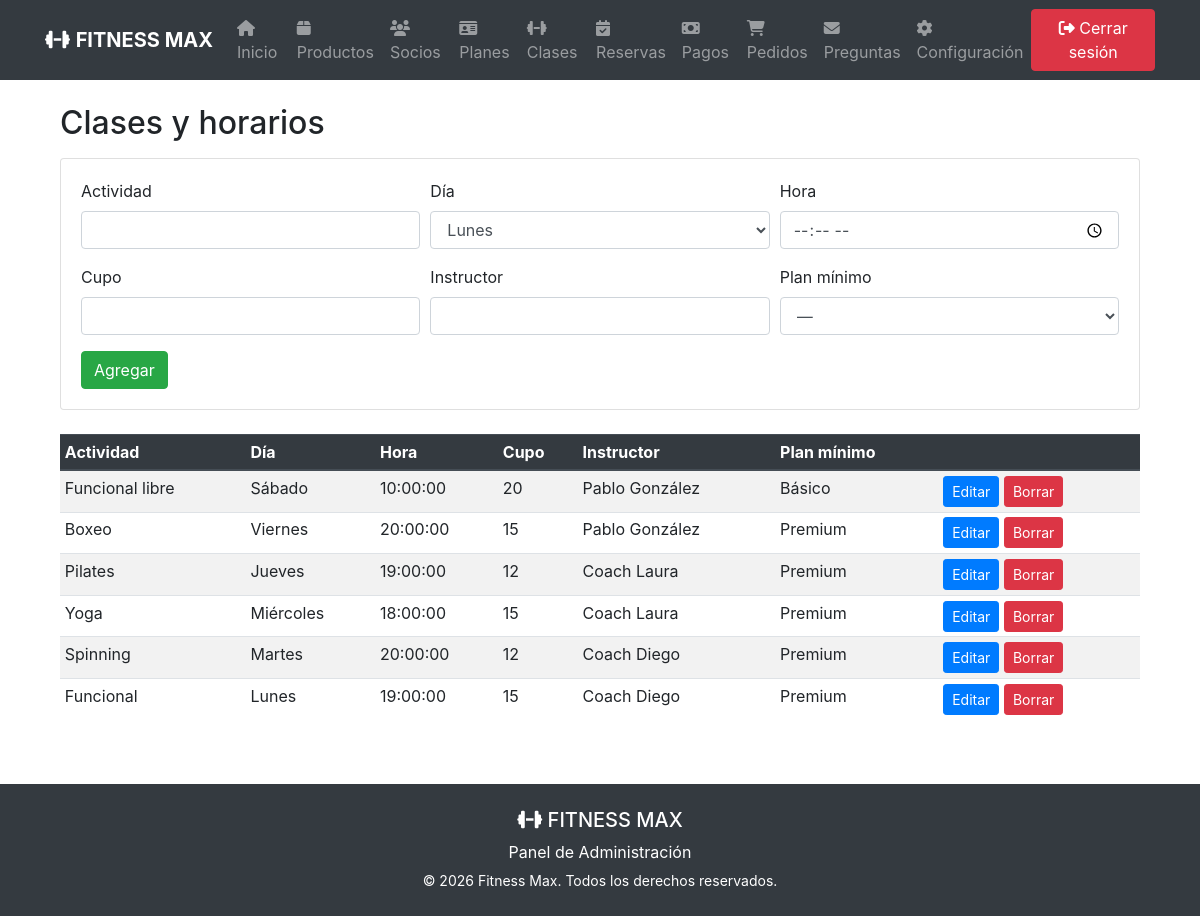
/adminn/seccion/clases.php (signed in), run on the app's committed database.
### tables this page shows
CREATE TABLE IF NOT EXISTS clases (id INT AUTO_INCREMENT PRIMARY KEY, nombre VARCHAR(60) NOT NULL, dia VARCHAR(15) NOT NULL, hora TIME NOT NULL, cupo INT NOT NULL DEFAULT 15, instructor VARCHAR(80), plan_id INT NULL COMMENT 'plan mínimo requerido', FOREIGN KEY (plan_id) REFERENCES planes(id) ON DELETE SET NULL);

### adminn/seccion/clases.php (called while the page is built)
<?php
$cfg = ["tabla" => "clases", "titulo" => "Clases y horarios", "campos" => [
    "nombre" => ["Actividad"], "dia" => ["Día", "select", ["Lunes", "Martes", "Miércoles", "Jueves", "Viernes", "Sábado"]],
    "hora" => ["Hora", "time"], "cupo" => ["Cupo", "number"], "instructor" => ["Instructor"],
    "plan_id" => ["Plan mínimo", "select", "SELECT id, nombre FROM planes"]]];
include("_crud.php");

### adminn/seccion/_crud.php (the view, shortened to what this page needs)
<?php
include("../config/bacap.php");
$t = $cfg["tabla"]; $campos = $cfg["campos"]; $cols = array_keys($campos);
$h = fn($v) => htmlspecialchars((string)$v, ENT_QUOTES, "UTF-8");
$self = basename($_SERVER["PHP_SELF"]); $error = "";
$opc = [];
foreach ($campos as $c => $d) {
    if (($d[1] ?? "") === "select") {
        $opc[$c] = is_array($d[2]) ? array_combine($d[2], $d[2]) : $conexion->query($d[2])->fetchAll(PDO::FETCH_KEY_PAIR);
    }
}
$datos = [];
foreach ($cols as $c) { $v = trim($_POST[$c] ?? ""); $datos[$c] = ($v === "") ? null : $v; }
$edit = null;
$filas = $conexion->query("SELECT * FROM $t ORDER BY id DESC")->fetchAll(PDO::FETCH_ASSOC);
include("../template/cabecera.php");
?>
<div class="container my-4">
    <h2 class="mb-3"><?php echo $h($cfg["titulo"]); ?></h2>
    <form method="POST" class="card card-body mb-4">
        <div class="form-row">
        <?php foreach ($campos as $c => $d): $val = $edit[$c] ?? ""; ?>
            <div class="form-group col-md-4">
                <label><?php echo $h($d[0]); ?></label>
                <?php if (($d[1] ?? "") === "select"): ?>
                    <select name="<?php echo $c; ?>" class="form-control">
                        <?php if (!is_array($d[2])): ?><option value="">—</option><?php endif; ?>
                        <?php foreach ($opc[$c] as $k => $lab): ?>
                            <option value="<?php echo $h($k); ?>" <?php echo ((string)$val === (string)$k) ? "selected" : ""; ?>><?php echo $h($lab); ?></option>
                        <?php endforeach; ?>
                    </select>
                <?php else: ?>
                    <input type="<?php echo $h($d[1] ?? "text"); ?>" name="<?php echo $c; ?>" class="form-control" maxlength="<?php echo in_array($c, ["telefono"]) ? 15 : (in_array($c, ["dni"]) ? 9 : 100); ?>" <?php echo in_array($c, ["telefono", "dni"]) ? 'inputmode="numeric" pattern="[0-9]*" title="Solo números"' : ""; ?> value="<?php echo $h($val); ?>" <?php echo ($d[1] ?? "") === "number" ? 'step="any"' : ""; ?>>
                <?php endif; ?>
            </div>
        <?php endforeach; ?>
        </div>
        <div>
            <button class="btn btn-success" name="accion" value="<?php echo $edit ? "Modificar" : "Agregar"; ?>"><?php echo $edit ? "Guardar cambios" : "Agregar"; ?></button>
        </div>
    </form>
    <div class="table-responsive">
    <table class="table table-striped table-sm">
        <thead class="thead-dark"><tr>
            <?php foreach ($campos as $d): ?><th><?php echo $h($d[0]); ?></th><?php endforeach; ?><th></th>
        </tr></thead>
        <tbody>
        <?php foreach ($filas as $f): ?>
            <tr>
                <?php foreach ($cols as $c): ?>
                    <td><?php echo $h(isset($opc[$c]) ? ($opc[$c][$f[$c]] ?? $f[$c]) : $f[$c]); ?></td>
                <?php endforeach; ?>
                <td class="text-nowrap">
                    <a class="btn btn-sm btn-primary" href="<?php echo $self; ?>?editar=<?php echo (int)$f["id"]; ?>">Editar</a>
                    <form method="POST" class="d-inline" onsubmit="return confirm('¿Borrar este registro?');">
                        <button class="btn btn-sm btn-danger" name="accion" value="Borrar">Borrar</button>
                    </form>
                </td>
            </tr>
        <?php endforeach; ?>
        </tbody>
    </table>
    </div>
</div>
<?php include("../template/pie.php"); ?>

### data on the page
clases: nombre "Funcional libre", dia "Sábado", hora "10:00:00", cupo "20", instructor "Pablo González", plan "Básico"
clases: nombre "Boxeo", dia "Viernes", hora "20:00:00", cupo "15", instructor "Pablo González", plan "Premium"
clases: nombre "Pilates", dia "Jueves", hora "19:00:00", cupo "12", instructor "Coach Laura", plan "Premium"
clases: nombre "Yoga", dia "Miércoles", hora "18:00:00", cupo "15", instructor "Coach Laura", plan "Premium"
clases: nombre "Spinning", dia "Martes", hora "20:00:00", cupo "12", instructor "Coach Diego", plan "Premium"
clases: nombre "Funcional", dia "Lunes", hora "19:00:00", cupo "15", instructor "Coach Diego", plan "Premium"

### other printed values
$h($cfg["titulo"]) "Clases y horarios"
$h($d[0]) "Actividad"
$h($d[0]) "Día"
$h($d[0]) "Hora"
$h($d[0]) "Cupo"
$h($d[0]) "Instructor"
$h($d[0]) "Plan mínimo"
form field dia "Lunes"
